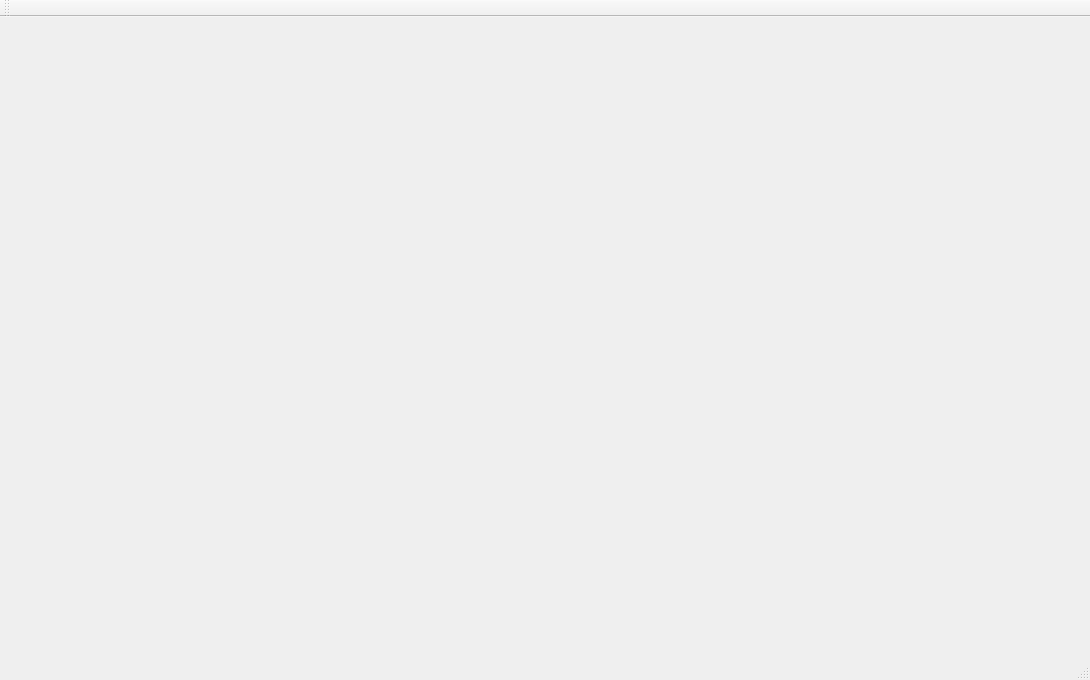
<?xml version="1.0" encoding="UTF-8"?>
<ui version="4.0">
 <class>MainWindow</class>
 <widget class="QMainWindow" name="MainWindow">
  <property name="geometry">
   <rect>
    <x>0</x>
    <y>0</y>
    <width>1090</width>
    <height>680</height>
   </rect>
  </property>
  <property name="windowTitle">
   <string>MainWindow</string>
  </property>
  <widget class="QWidget" name="centralWidget"/>
  <widget class="QMenuBar" name="menuBar">
   <property name="geometry">
    <rect>
     <x>0</x>
     <y>0</y>
     <width>1090</width>
     <height>22</height>
    </rect>
   </property>
  </widget>
  <widget class="QToolBar" name="mainToolBar">
   <attribute name="toolBarArea">
    <enum>TopToolBarArea</enum>
   </attribute>
   <attribute name="toolBarBreak">
    <bool>false</bool>
   </attribute>
  </widget>
  <widget class="QStatusBar" name="statusBar"/>
 </widget>
 <layoutdefault spacing="6" margin="11"/>
 <resources/>
 <connections/>
</ui>
